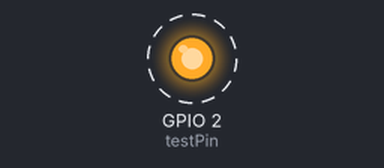
A sketch run on a simulated ESP32. Shown: output pins drawn as LEDs (lit = HIGH). Dashed ring = blinking.

Above: at 0.5 s.
Timing chart, 0 to 4.6 s (numbered marks = the images above):
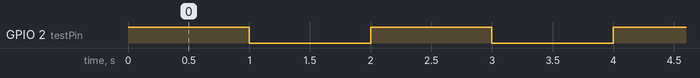

Measured:
- by itself, GPIO 2 (testPin): alternates HIGH for 1.0 s and LOW for 1.0 s

The sketch:

BLINK.ino
```cpp
// ESP32 mmWave Sensor UART Reader using Serial2
const int testPin = 2;

void setup() {
  pinMode(testPin, OUTPUT);
}

void loop() {
    digitalWrite(testPin, HIGH);
    delay(1000);
    digitalWrite(testPin, LOW);
    delay(1000);
}
```
